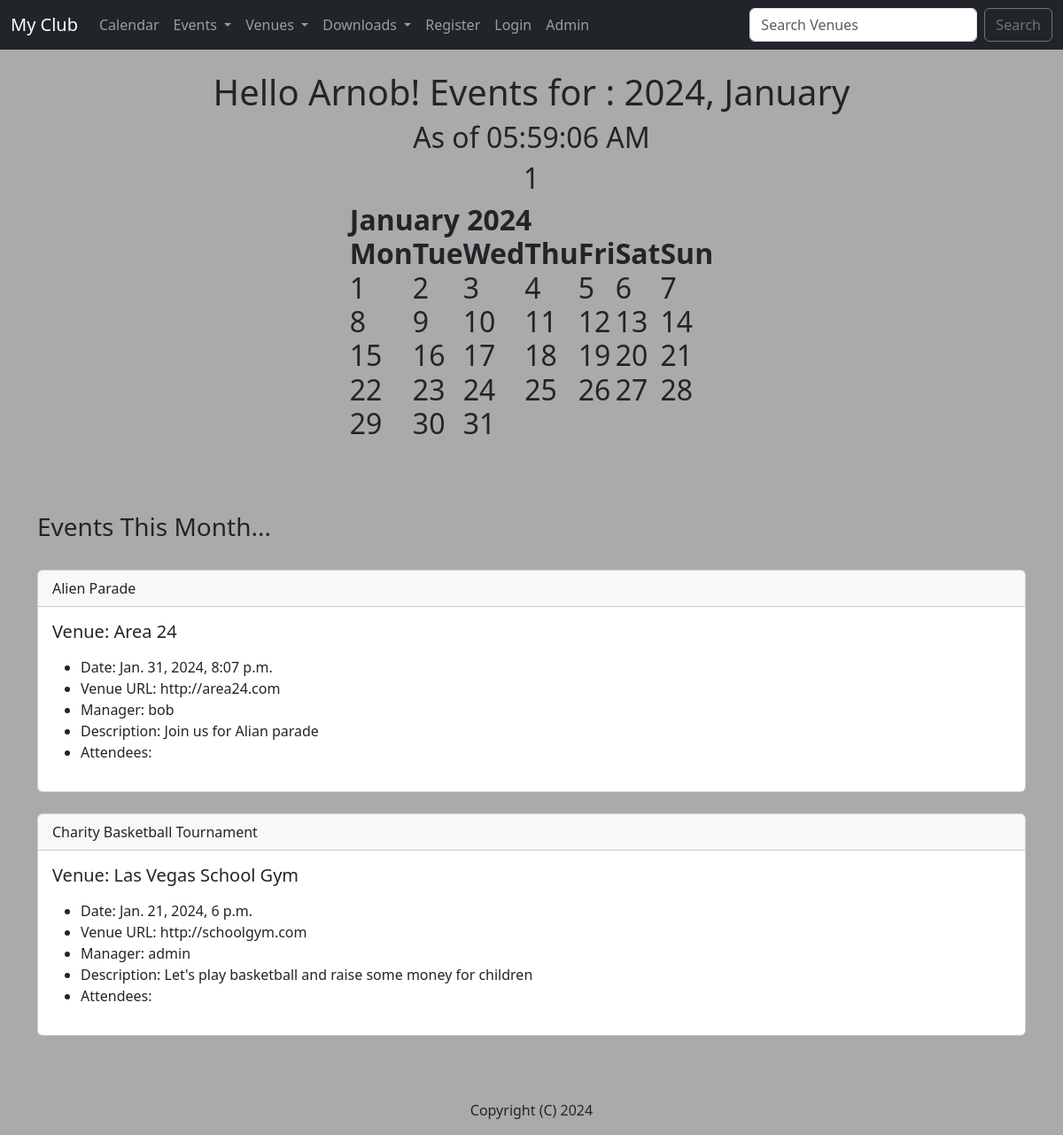
The page / on the database its author committed.
### events/models.py (models this page shows)
class Event(models.Model):
    name = models.CharField(max_length=120)
    event_date = models.DateTimeField()
    venue = models.ForeignKey(Venue, blank=True, null=True, on_delete=models.CASCADE)
    manager = models.ForeignKey(User, blank=True, null=True, on_delete=models.SET_NULL)
    description = models.TextField(blank=True)
    attendees = models.ManyToManyField(MyClubUser, blank=True)
    def __str__(self):
        return self.name

class Venue(models.Model):
    name = models.CharField(max_length=120)
    address = models.CharField(max_length=300)
    zip_code = models.CharField(max_length=15)
    phone = models.CharField(max_length=25, blank=True)
    web = models.URLField(blank=True)
    email_address = models.EmailField(blank=True)
    owner = models.IntegerField(blank=False, default=1)
    venue_image = models.ImageField(null=True, blank=True, upload_to="images/")
    def __str__(self):
        return self.name

### events/views.py (the view)
# urls.py: path('', views.home, name="home"),
def home(request, year=datetime.now().year, month=datetime.now().strftime('%B')):
    name = "Arnob"
    month = month.capitalize()
    month_number = list(calendar.month_name).index(month)
    month_number = int(month_number)
    cal = HTMLCalendar().formatmonth(year, month_number)
    now = datetime.now()
    current_year = now.year
    event_list = Event.objects.filter(
        event_date__year = year,
        event_date__month = month_number
        )
    time = now.strftime('%I:%M:%S %p')
    context = {
        "name" : name,
        "year" : year,
        "month" : month,
        "month_number" : month_number,
        "cal" : cal,
        "current_year" : current_year,
        "time" : time,
        "event_list" : event_list,
    }
    return render(request, 'home.html', context)

### events/templates/home.html (shortened to what this page needs)
{% extends 'base.html' %}
{% block content %}
    <center>
        <h1>Hello {{ name }}! Events for : {{ year }}, {{ month }}</h1>
        <h2>As of {{ time }}</h2>
        <h2>{{ month_number }}</h2>
        <h2>{{ cal|safe }}</h2>
    </center>
        <br>
        <br>
        <br>
        <h3>Events This Month...</h3> <br>
        {% if event_list %}
            {% for event in event_list %}
            <div class="card">
                <div class="card-header">
                    {{ event }}
                </div>
                <div class="card-body">
                  <h5 class="card-title">Venue: {{ event.venue }}</h5>
                  <p class="card-text">
                    <ul>
                        <li>Date: {{ event.event_date }}</li>
                        <li>Venue URL: {{ event.venue.web }}</li>
                        <li>Manager: {{ event.manager }}</li>
                        <li>Description: {{ event.description }}</li>
                        <li>Attendees:<br>
                        </li>
                    </ul>
                  </p>
                </div>
            </div>
            <br>
            {% endfor %}
        {% else %}
        Sorry...There are no events this month...
        {% endif %}
    <center>
        <br><br>
        <p>Copyright (C) {{ current_year }}</p>
    </center>
{% endblock %}

### rows shown on the page
Event: name "Alien Parade", venue "Area 24", event_date "Jan. 31, 2024, 8:07 p.m.", venue.web "http://area24.com", manager "bob", description "Join us for Alian parade"
Event: name "Charity Basketball Tournament", venue "Las Vegas School Gym", event_date "Jan. 21, 2024, 6 p.m.", venue.web "http://schoolgym.com", manager "admin", description "Let's play basketball and raise some money for children"

### other values the page prints
{{ name }} "Arnob"
{{ month }} "January"
{{ month_number }} "1"
{{ cal|safe }} "January 2024 Mon Tue Wed Thu Fri Sat Sun 1 2 3 4 5 6 7 8 9 10 11 12 13 14 15 16 17 18 19 20 21 22 23 24 25 26 27 28 29 30 31"
